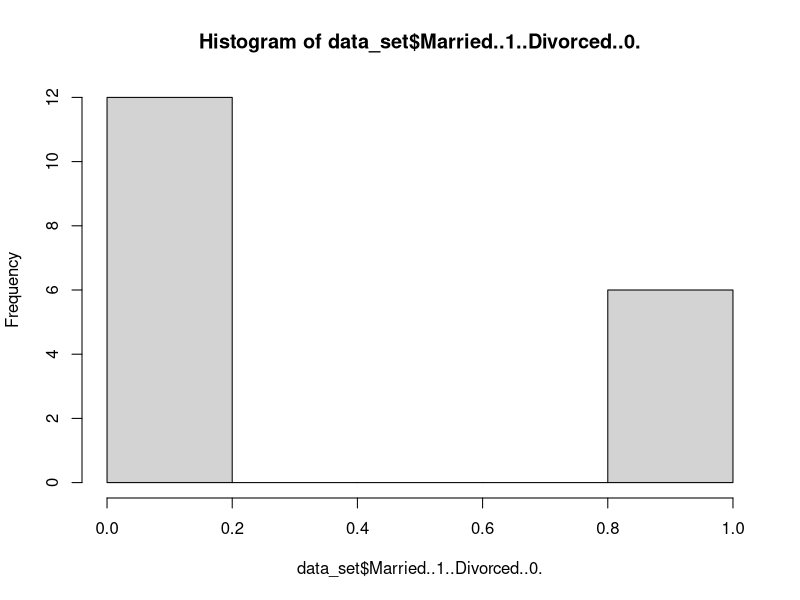

The R script that drew this image:
##################################################
#
# QMB 6358: Software Tools for Business Analytics
#
# Term Project
#
# Name: Robyn Schulte and Jesmir Lopez
# College of Business
# University of Central Florida
#
# Date: 11/05/2020
#
##################################################
#
# Term Project - Married at First Sight
#
##################################################

# Set path for working directory.
wd_path <- "C:/Users/robyn/OneDrive/Documents/QMB6358/Term_Project/Term-Project"
# Modify the above line according to the specific path on your computer,
# as in:
# wd_path <- 'C:/Users/name/of/your/path'

# Set the working directory to this path.
setwd(wd_path)

# Verify that the path was assigned correctly.
getwd()

############################################################
# Read in data set
############################################################



data_set <- read.csv(file = "mafs.csv")



############################################################
# Summary of full data set
############################################################



summary(data_set)


###########################################################
# Summary of variable we are explaining/predicting
###########################################################


columns_to_keep_1 <- c('Married..1..Divorced..0.')
dependent_df <- data_set[,columns_to_keep_1]
summary(dependent_df)


##########################################################
# Plot a histogram
##########################################################



hist(data_set$Married..1..Divorced..0.)


#########################################################
# Summary statistics for variables
#########################################################



columns_to_keep <- c('Age.Difference', 'DrPepperSchwartz', 'DrLoganLevkoff', 'DrJosephCilona', 'ChaplainGregEpstein', 'PastorCalvinRoberson', 'RachelDeAlto', 'DrJessicaGriffin', 'DrVivianaColes')
mafs_df <- data_set[,columns_to_keep]
summary(mafs_df)


########################################################
# Regression model
########################################################


logit_model_1 <- glm(data = data_set,
                     formula = Married..1..Divorced..0. ~ DrPepperSchwartz + DrLoganLevkoff +
                       DrJosephCilona + Age.Difference,
                     family = 'binomial')
########################################################
# Summary of regression model
########################################################

summary(logit_model_1)


#######################################################
